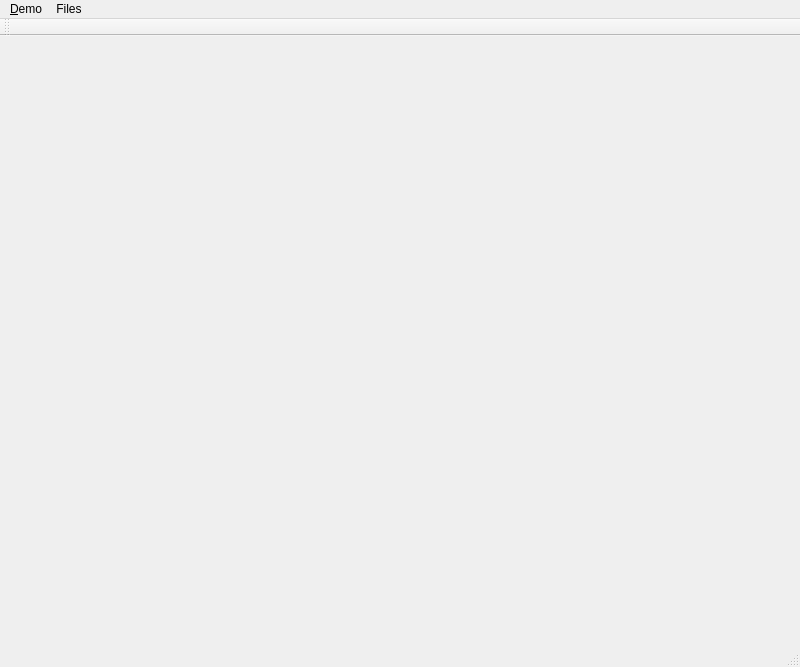
<?xml version="1.0" encoding="UTF-8"?>
<ui version="4.0">
 <class>MainWindow</class>
 <widget class="QMainWindow" name="MainWindow">
  <property name="geometry">
   <rect>
    <x>0</x>
    <y>0</y>
    <width>800</width>
    <height>667</height>
   </rect>
  </property>
  <property name="windowTitle">
   <string>Hello OpenGL ...</string>
  </property>
  <widget class="MypenGLWidget" name="openglWidget">
   <property name="minimumSize">
    <size>
     <width>800</width>
     <height>600</height>
    </size>
   </property>
  </widget>
  <widget class="QMenuBar" name="menuBar">
   <property name="geometry">
    <rect>
     <x>0</x>
     <y>0</y>
     <width>800</width>
     <height>28</height>
    </rect>
   </property>
   <widget class="QMenu" name="menu_Demo">
    <property name="title">
     <string>&amp;Demo</string>
    </property>
    <addaction name="actionHello_clear"/>
    <addaction name="actionHello_triangle"/>
    <addaction name="actionDisplay_geometry"/>
   </widget>
   <widget class="QMenu" name="menuFiles">
    <property name="title">
     <string>Files</string>
    </property>
    <addaction name="actionOpen"/>
    <addaction name="actionClose"/>
   </widget>
   <addaction name="menu_Demo"/>
   <addaction name="menuFiles"/>
  </widget>
  <widget class="QToolBar" name="mainToolBar">
   <attribute name="toolBarArea">
    <enum>TopToolBarArea</enum>
   </attribute>
   <attribute name="toolBarBreak">
    <bool>false</bool>
   </attribute>
  </widget>
  <widget class="QStatusBar" name="statusBar"/>
  <action name="action_Version_OpenGL">
   <property name="text">
    <string>&amp;Version OpenGL</string>
   </property>
  </action>
  <action name="actionHello_triangle">
   <property name="text">
    <string>Hello triangle ...</string>
   </property>
  </action>
  <action name="actionHello_camera">
   <property name="text">
    <string>Hello camera ...</string>
   </property>
  </action>
  <action name="actionHello_spheres">
   <property name="text">
    <string>Hello UV spheres ...</string>
   </property>
  </action>
  <action name="actionHello_clear">
   <property name="text">
    <string>Hello clear ...</string>
   </property>
  </action>
  <action name="actionHello_ICO_spheres">
   <property name="text">
    <string>Hello ICO Sphere</string>
   </property>
  </action>
  <action name="actionHello_UV_Sphere">
   <property name="text">
    <string>Hello UV Sphere</string>
   </property>
  </action>
  <action name="actionHello_ICO_Sphere">
   <property name="text">
    <string>Hello ICO Sphere</string>
   </property>
  </action>
  <action name="actionShader_ICO_Sphere">
   <property name="text">
    <string>Shader ICO Sphere</string>
   </property>
  </action>
  <action name="actionOpen">
   <property name="text">
    <string>Open</string>
   </property>
  </action>
  <action name="actionClose">
   <property name="text">
    <string>Close</string>
   </property>
  </action>
  <action name="actionDisplay_geometry">
   <property name="text">
    <string>Display geometry</string>
   </property>
  </action>
 </widget>
 <layoutdefault spacing="6" margin="11"/>
 <customwidgets>
  <customwidget>
   <class>MypenGLWidget</class>
   <extends>QWidget</extends>
   <header>myopenglwidget.h</header>
   <container>1</container>
  </customwidget>
 </customwidgets>
 <resources/>
 <connections/>
</ui>
